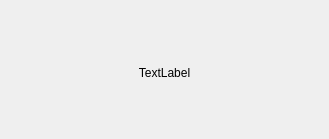
<?xml version="1.0" encoding="UTF-8"?>
<ui version="4.0">
 <class>WarningWindow</class>
 <widget class="QWidget" name="WarningWindow">
  <property name="geometry">
   <rect>
    <x>0</x>
    <y>0</y>
    <width>329</width>
    <height>139</height>
   </rect>
  </property>
  <property name="windowTitle">
   <string>Form</string>
  </property>
  <layout class="QVBoxLayout" name="verticalLayout_2">
   <property name="spacing">
    <number>0</number>
   </property>
   <property name="leftMargin">
    <number>0</number>
   </property>
   <property name="topMargin">
    <number>0</number>
   </property>
   <property name="rightMargin">
    <number>0</number>
   </property>
   <property name="bottomMargin">
    <number>0</number>
   </property>
   <item>
    <widget class="QWidget" name="wid_Warning" native="true">
     <layout class="QVBoxLayout" name="verticalLayout">
      <property name="leftMargin">
       <number>2</number>
      </property>
      <property name="topMargin">
       <number>2</number>
      </property>
      <property name="rightMargin">
       <number>2</number>
      </property>
      <property name="bottomMargin">
       <number>2</number>
      </property>
      <item>
       <widget class="TitleUserSimple" name="user_TitleBar" native="true"/>
      </item>
      <item>
       <widget class="QLabel" name="lab_WaringMsg">
        <property name="sizePolicy">
         <sizepolicy hsizetype="Expanding" vsizetype="Expanding">
          <horstretch>0</horstretch>
          <verstretch>0</verstretch>
         </sizepolicy>
        </property>
        <property name="text">
         <string>TextLabel</string>
        </property>
        <property name="alignment">
         <set>Qt::AlignCenter</set>
        </property>
       </widget>
      </item>
     </layout>
    </widget>
   </item>
  </layout>
 </widget>
 <customwidgets>
  <customwidget>
   <class>TitleUserSimple</class>
   <extends>QWidget</extends>
   <header location="global">titleusersimple.h</header>
   <container>1</container>
  </customwidget>
 </customwidgets>
 <resources/>
 <connections/>
</ui>
